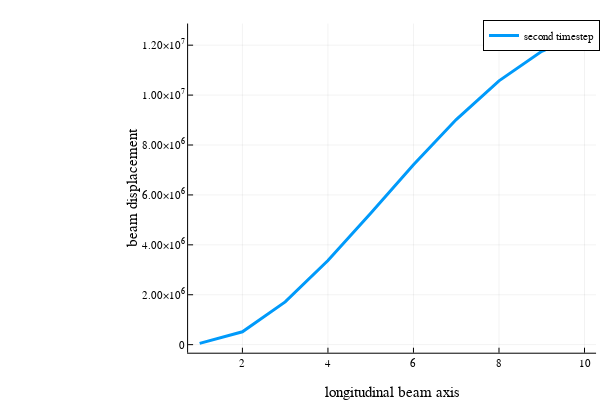

The notebook cell this image was saved under:
### Code cell
plot(traj[:3], label = "second timestep", linewidth=3)

xlabel!("longitudinal beam axis")
ylabel!("beam displacement")

### Figure 1 — Plotly figure (JSON) as saved in the notebook; plotly's stock layout.template omitted (floating-point values rounded to 4 significant figures)
{"data": [{"colorbar": {"title": ""}, "legendgroup": "second timestep", "line": {"color": "rgba(0, 154, 250, 1.000)", "dash": "solid", "shape": "linear", "width": 3}, "mode": "lines", "name": "second timestep", "showlegend": true, "type": "scatter", "x": [1, 2, 3, 4, 5, 6, 7, 8, 9, 10], "xaxis": "x", "y": [50510.0, 516500.0, 1713000.0, 3373000.0, 5270000.0, 7208000.0, 9020000.0, 10570000.0, 11750000.0, 12490000.0], "yaxis": "y", "zmax": null, "zmin": null}], "layout": {"annotations": [], "height": 400, "legend": {"bgcolor": "rgba(255, 255, 255, 1.000)", "bordercolor": "rgba(0, 0, 0, 1.000)", "borderwidth": 1, "font": {"color": "rgba(0, 0, 0, 1.000)", "family": "sans-serif", "size": 11}, "title": {"font": {"color": "rgba(0, 0, 0, 1.000)", "family": "sans-serif", "size": 15}, "text": ""}, "tracegroupgap": 0, "traceorder": "normal", "x": 1, "xanchor": "auto", "y": 1, "yanchor": "auto"}, "margin": {"b": 20, "l": 0, "r": 0, "t": 20}, "paper_bgcolor": "rgba(255, 255, 255, 1.000)", "plot_bgcolor": "rgba(255, 255, 255, 1.000)", "showlegend": true, "width": 600, "xaxis": {"anchor": "y", "domain": [0.3135, 0.9934], "gridcolor": "rgba(0, 0, 0, 0.100)", "gridwidth": 0.5, "linecolor": "rgba(0, 0, 0, 1.000)", "mirror": false, "range": [0.73, 10.27], "showgrid": true, "showline": true, "showticklabels": true, "tickangle": 0, "tickcolor": "rgb(0, 0, 0)", "tickfont": {"color": "rgba(0, 0, 0, 1.000)", "family": "sans-serif", "size": 11}, "tickmode": "array", "ticks": "inside", "ticktext": ["2", "4", "6", "8", "10"], "tickvals": [2, 4, 6, 8, 10], "title": "longitudinal beam axis", "titlefont": {"color": "rgba(0, 0, 0, 1.000)", "family": "sans-serif", "size": 15}, "type": "-", "visible": true, "zeroline": false, "zerolinecolor": "rgba(0, 0, 0, 1.000)"}, "yaxis": {"anchor": "x", "domain": [0.07581, 0.9902], "gridcolor": "rgba(0, 0, 0, 0.100)", "gridwidth": 0.5, "linecolor": "rgba(0, 0, 0, 1.000)", "mirror": false, "range": [-322800.0, 12870000.0], "showgrid": true, "showline": true, "showticklabels": true, "tickangle": 0, "tickcolor": "rgb(0, 0, 0)", "tickfont": {"color": "rgba(0, 0, 0, 1.000)", "family": "sans-serif", "size": 11}, "tickmode": "array", "ticks": "inside", "ticktext": ["0", "2.00×10<sup>6</sup>", "4.00×10<sup>6</sup>", "6.00×10<sup>6</sup>", "8.00×10<sup>6</sup>", "1.00×10<sup>7</sup>", "1.20×10<sup>7</sup>"], "tickvals": [0, 2000000, 4000000, 6000000, 8000000, 10000000, 12000000], "title": "beam displacement", "titlefont": {"color": "rgba(0, 0, 0, 1.000)", "family": "sans-serif", "size": 15}, "type": "-", "visible": true, "zeroline": false, "zerolinecolor": "rgba(0, 0, 0, 1.000)"}}}
